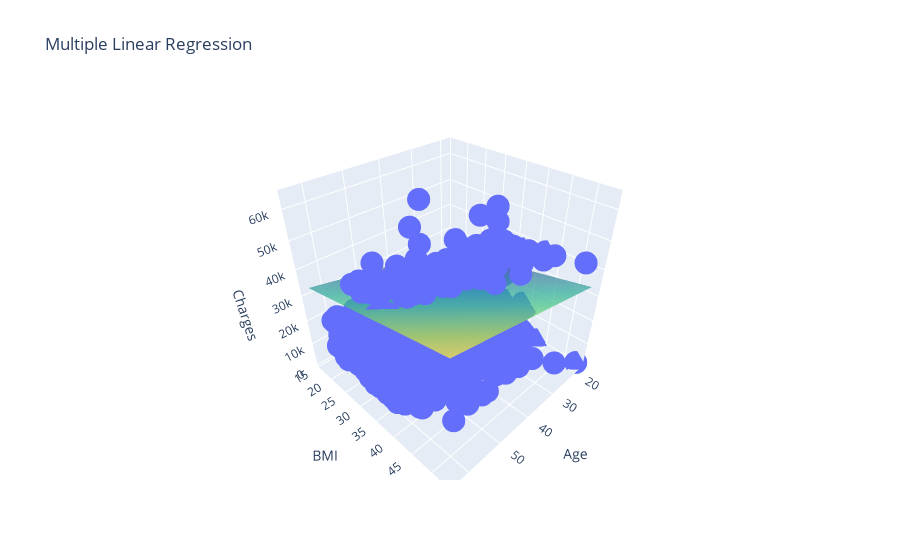

Write notebook code for a chart like this one.
### Code cell
# Create a 3D scatter plot
fig = go.Figure()

# Scatter plot for the data points
fig.add_trace(go.Scatter3d(x=df['age'], y=df['bmi'], z=y, mode='markers', name='Data Points'))

# Surface plot for the regression planes
fig.add_trace(go.Surface(x=age_mesh, y=bmi_mesh, z=charges_mesh, colorscale='Viridis', opacity=0.7, showscale=False, name='Regression Planes'))

# Customize the layout
fig.update_layout(
    title='Multiple Linear Regression',
    scene=dict(
        xaxis_title='Age',
        yaxis_title='BMI',
        zaxis_title='Charges'
    )
)

# Show the plot
fig.show()

### Figure 1 — Plotly figure (JSON) as saved in the notebook; plotly's stock layout.template omitted (floating-point values rounded to 4 significant figures; data arrays with more than 128 entries replaced by an {"elided": "..."} marker saying what was removed)
{"data": [{"mode": "markers", "name": "Data Points", "type": "scatter3d", "x": {"elided": "1338 int values"}, "y": {"elided": "1338 float values"}, "z": {"elided": "1338 float values"}}, {"colorscale": [[0, "#440154"], [0.1111, "#482878"], [0.2222, "#3e4989"], [0.3333, "#31688e"], [0.4444, "#26828e"], [0.5556, "#1f9e89"], [0.6667, "#35b779"], [0.7778, "#6ece58"], [0.8889, "#b5de2b"], [1, "#fde725"]], "name": "Regression Planes", "opacity": 0.7, "showscale": false, "type": "surface", "x": {"elided": "50x50 float values"}, "y": {"elided": "50x50 float values"}, "z": {"elided": "50x50 float values"}}], "layout": {"scene": {"xaxis": {"title": {"text": "Age"}}, "yaxis": {"title": {"text": "BMI"}}, "zaxis": {"title": {"text": "Charges"}}}, "title": {"text": "Multiple Linear Regression"}}}
